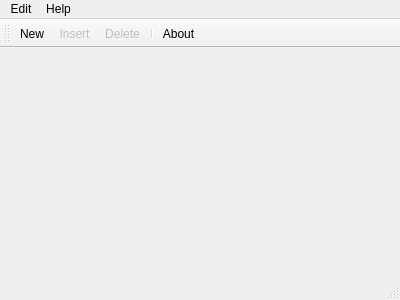
<?xml version="1.0" encoding="UTF-8"?>
<ui version="4.0">
 <class>MainWindow</class>
 <widget class="QMainWindow" name="MainWindow">
  <property name="geometry">
   <rect>
    <x>0</x>
    <y>0</y>
    <width>400</width>
    <height>300</height>
   </rect>
  </property>
  <property name="windowTitle">
   <string>Week1 Assignment</string>
  </property>
  <widget class="QWidget" name="centralWidget"/>
  <widget class="QMenuBar" name="menuBar">
   <property name="geometry">
    <rect>
     <x>0</x>
     <y>0</y>
     <width>400</width>
     <height>17</height>
    </rect>
   </property>
   <widget class="QMenu" name="menuHelp">
    <property name="title">
     <string>Help</string>
    </property>
    <addaction name="actionAbout"/>
   </widget>
   <widget class="QMenu" name="menuEdit">
    <property name="title">
     <string>Edit</string>
    </property>
    <addaction name="actionNew"/>
    <addaction name="separator"/>
    <addaction name="actionInsert"/>
    <addaction name="actionDelete"/>
   </widget>
   <addaction name="menuEdit"/>
   <addaction name="menuHelp"/>
  </widget>
  <widget class="QToolBar" name="mainToolBar">
   <attribute name="toolBarArea">
    <enum>TopToolBarArea</enum>
   </attribute>
   <attribute name="toolBarBreak">
    <bool>false</bool>
   </attribute>
   <addaction name="actionNew"/>
   <addaction name="actionInsert"/>
   <addaction name="actionDelete"/>
   <addaction name="separator"/>
   <addaction name="actionAbout"/>
  </widget>
  <widget class="QStatusBar" name="statusBar"/>
  <action name="actionAbout">
   <property name="icon">
    <iconset resource="res.qrc">
     <normaloff>:/icon/about_black.png</normaloff>:/icon/about_black.png</iconset>
   </property>
   <property name="text">
    <string>About</string>
   </property>
   <property name="shortcut">
    <string>F1</string>
   </property>
  </action>
  <action name="actionNew">
   <property name="icon">
    <iconset resource="res.qrc">
     <normaloff>:/icon/new_black.png</normaloff>:/icon/new_black.png</iconset>
   </property>
   <property name="text">
    <string>New</string>
   </property>
   <property name="shortcut">
    <string>Ctrl+N</string>
   </property>
  </action>
  <action name="actionInsert">
   <property name="enabled">
    <bool>false</bool>
   </property>
   <property name="icon">
    <iconset resource="res.qrc">
     <normaloff>:/icon/insert_black.png</normaloff>:/icon/insert_black.png</iconset>
   </property>
   <property name="text">
    <string>Insert</string>
   </property>
   <property name="shortcut">
    <string>Ins</string>
   </property>
  </action>
  <action name="actionDelete">
   <property name="enabled">
    <bool>false</bool>
   </property>
   <property name="icon">
    <iconset resource="res.qrc">
     <normaloff>:/icon/delete_black.png</normaloff>:/icon/delete_black.png</iconset>
   </property>
   <property name="text">
    <string>Delete</string>
   </property>
   <property name="shortcut">
    <string>Del</string>
   </property>
  </action>
 </widget>
 <layoutdefault spacing="6" margin="11"/>
 <resources>
  <include location="res.qrc"/>
 </resources>
 <connections/>
</ui>
